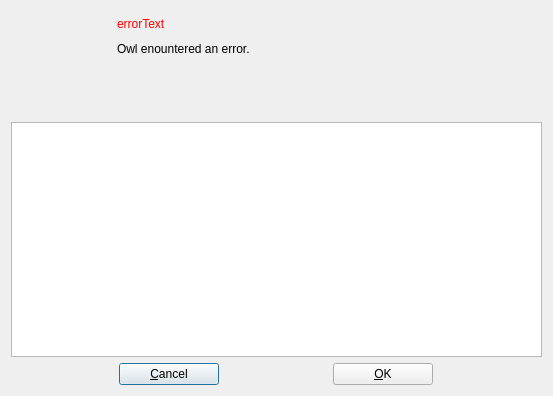
<?xml version="1.0" encoding="UTF-8"?>
<ui version="4.0">
 <class>ErrorReportDlg</class>
 <widget class="QDialog" name="ErrorReportDlg">
  <property name="geometry">
   <rect>
    <x>0</x>
    <y>0</y>
    <width>553</width>
    <height>396</height>
   </rect>
  </property>
  <property name="minimumSize">
   <size>
    <width>385</width>
    <height>300</height>
   </size>
  </property>
  <property name="maximumSize">
   <size>
    <width>16777215</width>
    <height>16777215</height>
   </size>
  </property>
  <property name="windowTitle">
   <string>Dialog</string>
  </property>
  <layout class="QGridLayout" name="gridLayout">
   <item row="0" column="0">
    <layout class="QVBoxLayout" name="verticalLayout_2">
     <item>
      <layout class="QHBoxLayout" name="horizontalLayout">
       <item>
        <widget class="QLabel" name="picLabel">
         <property name="minimumSize">
          <size>
           <width>100</width>
           <height>100</height>
          </size>
         </property>
         <property name="maximumSize">
          <size>
           <width>100</width>
           <height>100</height>
          </size>
         </property>
         <property name="autoFillBackground">
          <bool>true</bool>
         </property>
         <property name="styleSheet">
          <string notr="true"/>
         </property>
         <property name="text">
          <string/>
         </property>
        </widget>
       </item>
       <item>
        <layout class="QVBoxLayout" name="verticalLayout">
         <item>
          <widget class="QLabel" name="errorTitle">
           <property name="minimumSize">
            <size>
             <width>0</width>
             <height>10</height>
            </size>
           </property>
           <property name="maximumSize">
            <size>
             <width>16777215</width>
             <height>25</height>
            </size>
           </property>
           <property name="styleSheet">
            <string notr="true">font: bold 75 14pt &quot;MS Shell Dlg 2&quot;;
color: rgb(255, 0, 0);</string>
           </property>
           <property name="text">
            <string>errorText</string>
           </property>
           <property name="wordWrap">
            <bool>true</bool>
           </property>
          </widget>
         </item>
         <item>
          <widget class="QLabel" name="actionLbl">
           <property name="minimumSize">
            <size>
             <width>15</width>
             <height>0</height>
            </size>
           </property>
           <property name="maximumSize">
            <size>
             <width>16777215</width>
             <height>16777215</height>
            </size>
           </property>
           <property name="text">
            <string>&lt;html&gt;&lt;head/&gt;&lt;body&gt;&lt;p&gt;Owl enountered an error. &lt;/p&gt;&lt;/body&gt;&lt;/html&gt;</string>
           </property>
           <property name="alignment">
            <set>Qt::AlignLeading|Qt::AlignLeft|Qt::AlignTop</set>
           </property>
           <property name="wordWrap">
            <bool>true</bool>
           </property>
          </widget>
         </item>
        </layout>
       </item>
      </layout>
     </item>
     <item>
      <spacer name="verticalSpacer">
       <property name="orientation">
        <enum>Qt::Vertical</enum>
       </property>
       <property name="sizeType">
        <enum>QSizePolicy::Fixed</enum>
       </property>
       <property name="sizeHint" stdset="0">
        <size>
         <width>20</width>
         <height>5</height>
        </size>
       </property>
      </spacer>
     </item>
     <item>
      <widget class="QTextBrowser" name="errorDetails">
       <property name="cursor" stdset="0">
        <cursorShape>IBeamCursor</cursorShape>
       </property>
       <property name="styleSheet">
        <string notr="true"/>
       </property>
      </widget>
     </item>
     <item>
      <layout class="QHBoxLayout" name="horizontalLayout_3">
       <item>
        <layout class="QHBoxLayout" name="horizontalLayout_4"/>
       </item>
       <item>
        <widget class="QPushButton" name="cancelBtn">
         <property name="minimumSize">
          <size>
           <width>100</width>
           <height>0</height>
          </size>
         </property>
         <property name="maximumSize">
          <size>
           <width>100</width>
           <height>16777215</height>
          </size>
         </property>
         <property name="text">
          <string>&amp;Cancel</string>
         </property>
        </widget>
       </item>
       <item>
        <widget class="QPushButton" name="OKBtn">
         <property name="minimumSize">
          <size>
           <width>100</width>
           <height>0</height>
          </size>
         </property>
         <property name="maximumSize">
          <size>
           <width>100</width>
           <height>16777215</height>
          </size>
         </property>
         <property name="text">
          <string>&amp;OK</string>
         </property>
        </widget>
       </item>
      </layout>
     </item>
    </layout>
   </item>
  </layout>
 </widget>
 <resources/>
 <connections/>
</ui>
